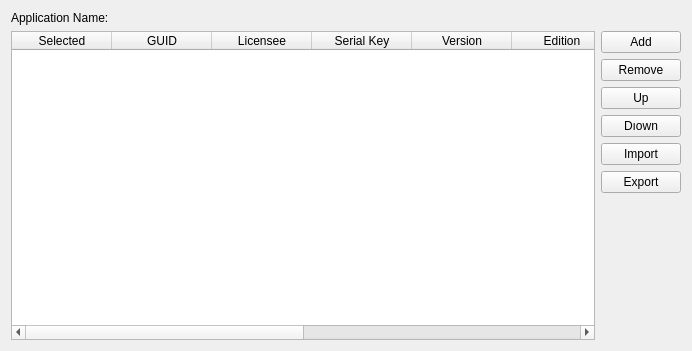
<?xml version="1.0" encoding="UTF-8"?>
<ui version="4.0">
 <class>ZELNLicenseManagerWidget</class>
 <widget class="QWidget" name="ZELNLicenseManagerWidget">
  <property name="geometry">
   <rect>
    <x>0</x>
    <y>0</y>
    <width>692</width>
    <height>351</height>
   </rect>
  </property>
  <property name="windowTitle">
   <string>Form</string>
  </property>
  <layout class="QVBoxLayout" name="verticalLayout_2">
   <item>
    <widget class="QLabel" name="label">
     <property name="text">
      <string>Application Name:</string>
     </property>
    </widget>
   </item>
   <item>
    <layout class="QHBoxLayout" name="horizontalLayout">
     <item>
      <widget class="QTableWidget" name="tableWidget">
       <column>
        <property name="text">
         <string>Selected</string>
        </property>
       </column>
       <column>
        <property name="text">
         <string>GUID</string>
        </property>
       </column>
       <column>
        <property name="text">
         <string>Licensee</string>
        </property>
       </column>
       <column>
        <property name="text">
         <string>Serial Key</string>
        </property>
       </column>
       <column>
        <property name="text">
         <string>Version</string>
        </property>
       </column>
       <column>
        <property name="text">
         <string>Edition</string>
        </property>
       </column>
       <column>
        <property name="text">
         <string>Scope</string>
        </property>
       </column>
       <column>
        <property name="text">
         <string>Activated</string>
        </property>
       </column>
       <column>
        <property name="text">
         <string>Valid</string>
        </property>
       </column>
       <column>
        <property name="text">
         <string/>
        </property>
       </column>
      </widget>
     </item>
     <item>
      <layout class="QVBoxLayout" name="verticalLayout">
       <item>
        <widget class="QPushButton" name="btnAdd">
         <property name="text">
          <string>Add</string>
         </property>
        </widget>
       </item>
       <item>
        <widget class="QPushButton" name="btnRemove">
         <property name="text">
          <string>Remove</string>
         </property>
        </widget>
       </item>
       <item>
        <widget class="QPushButton" name="btnRaisePriority">
         <property name="text">
          <string>Up</string>
         </property>
        </widget>
       </item>
       <item>
        <widget class="QPushButton" name="btnLowerPriority">
         <property name="text">
          <string>Dıown</string>
         </property>
        </widget>
       </item>
       <item>
        <widget class="QPushButton" name="btnImport">
         <property name="text">
          <string>Import</string>
         </property>
        </widget>
       </item>
       <item>
        <widget class="QPushButton" name="btnExport">
         <property name="text">
          <string>Export</string>
         </property>
        </widget>
       </item>
       <item>
        <spacer name="verticalSpacer">
         <property name="orientation">
          <enum>Qt::Vertical</enum>
         </property>
         <property name="sizeHint" stdset="0">
          <size>
           <width>20</width>
           <height>40</height>
          </size>
         </property>
        </spacer>
       </item>
      </layout>
     </item>
    </layout>
   </item>
  </layout>
 </widget>
 <resources/>
 <connections/>
</ui>
